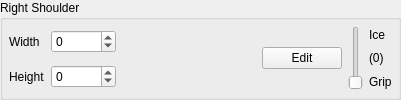
        <widget class="QGroupBox" name="groupBox_7">
         <property name="title">
          <string>Right Shoulder</string>
         </property>
         <layout class="QGridLayout" name="gridLayout_5">
          <property name="leftMargin">
           <number>6</number>
          </property>
          <property name="topMargin">
           <number>6</number>
          </property>
          <property name="rightMargin">
           <number>6</number>
          </property>
          <property name="bottomMargin">
           <number>6</number>
          </property>
          <property name="spacing">
           <number>6</number>
          </property>
          <item row="1" column="0">
           <widget class="QLabel" name="label_34">
            <property name="text">
             <string>Height</string>
            </property>
           </widget>
          </item>
          <item row="1" column="1">
           <widget class="QSpinBox" name="sbRShoulderHeight">
            <property name="minimum">
             <number>-65535</number>
            </property>
            <property name="maximum">
             <number>65535</number>
            </property>
            <property name="singleStep">
             <number>100</number>
            </property>
           </widget>
          </item>
          <item row="0" column="1">
           <widget class="QSpinBox" name="sbRShoulderWidth">
            <property name="minimum">
             <number>-65535</number>
            </property>
            <property name="maximum">
             <number>65535</number>
            </property>
            <property name="singleStep">
             <number>100</number>
            </property>
           </widget>
          </item>
          <item row="0" column="3" rowspan="2">
           <widget class="QLabel" name="lblRShoulderTex2">
            <property name="sizePolicy">
             <sizepolicy hsizetype="Fixed" vsizetype="Fixed">
              <horstretch>0</horstretch>
              <verstretch>0</verstretch>
             </sizepolicy>
            </property>
            <property name="minimumSize">
             <size>
              <width>64</width>
              <height>64</height>
             </size>
            </property>
            <property name="text">
             <string/>
            </property>
           </widget>
          </item>
          <item row="0" column="0">
           <widget class="QLabel" name="label_35">
            <property name="text">
             <string>Width</string>
            </property>
           </widget>
          </item>
          <item row="0" column="2" rowspan="2">
           <widget class="QLabel" name="lblRShoulderTex1">
            <property name="sizePolicy">
             <sizepolicy hsizetype="Fixed" vsizetype="Fixed">
              <horstretch>0</horstretch>
              <verstretch>0</verstretch>
             </sizepolicy>
            </property>
            <property name="minimumSize">
             <size>
              <width>64</width>
              <height>64</height>
             </size>
            </property>
            <property name="text">
             <string/>
            </property>
           </widget>
          </item>
          <item row="0" column="4" rowspan="2">
           <widget class="QPushButton" name="pbEditRShoulder">
            <property name="text">
             <string>Edit</string>
            </property>
           </widget>
          </item>
          <item row="0" column="5" rowspan="2">
           <layout class="QGridLayout" name="gridLayout_12">
            <item row="2" column="1">
             <widget class="QLabel" name="lblRShoulderGrip">
              <property name="text">
               <string>(0)</string>
              </property>
              <property name="alignment">
               <set>Qt::AlignLeading|Qt::AlignLeft|Qt::AlignVCenter</set>
              </property>
             </widget>
            </item>
            <item row="3" column="1">
             <widget class="QLabel" name="label_36">
              <property name="text">
               <string>Grip</string>
              </property>
              <property name="alignment">
               <set>Qt::AlignLeading|Qt::AlignLeft|Qt::AlignVCenter</set>
              </property>
             </widget>
            </item>
            <item row="1" column="1">
             <widget class="QLabel" name="label_19">
              <property name="text">
               <string>Ice</string>
              </property>
             </widget>
            </item>
            <item row="1" column="0" rowspan="3">
             <widget class="QSlider" name="sldRShoulderGrip">
              <property name="maximum">
               <number>12</number>
              </property>
              <property name="pageStep">
               <number>1</number>
              </property>
              <property name="orientation">
               <enum>Qt::Vertical</enum>
              </property>
             </widget>
            </item>
           </layout>
          </item>
         </layout>
        </widget>
